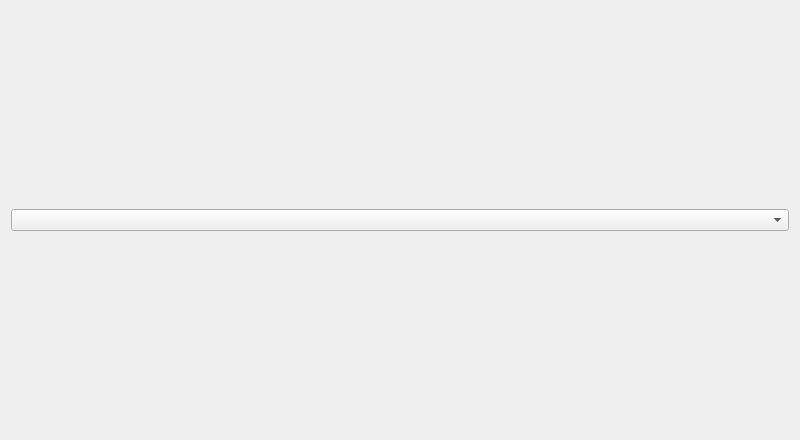
<?xml version="1.0" encoding="UTF-8"?>
<ui version="4.0">
 <class>Form</class>
 <widget class="QWidget" name="Form">
  <property name="geometry">
   <rect>
    <x>0</x>
    <y>0</y>
    <width>800</width>
    <height>440</height>
   </rect>
  </property>
  <property name="windowTitle">
   <string>Plot</string>
  </property>
  <layout class="QHBoxLayout" name="horizontalLayout">
   <item>
    <layout class="QVBoxLayout" name="verticalLayout">
     <item>
      <widget class="QComboBox" name="dataSelector"/>
     </item>
     <item>
      <layout class="QVBoxLayout" name="plotLayout"/>
     </item>
    </layout>
   </item>
  </layout>
 </widget>
 <resources/>
 <connections/>
</ui>
